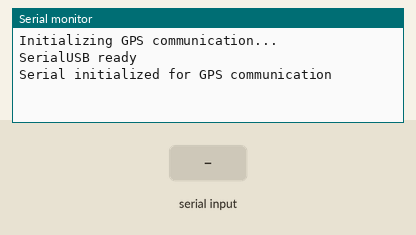
This sketch was run on a simulated Arduino Zero (SAMD21). Parts: the last lines printed to the serial monitor. Inputs (shaded band) come from the test bench.

Above: at 1.2 s.
1.3 s: "1\n" received over Serial
At 2.3 s:
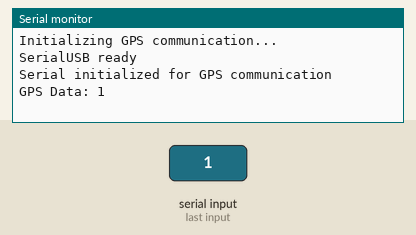
2.8 s: "0\n" received over Serial
At 3.4 s:
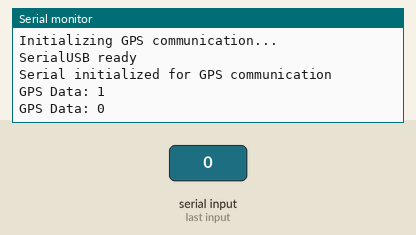
4.3 s: "2\n" received over Serial
At 5.8 s:
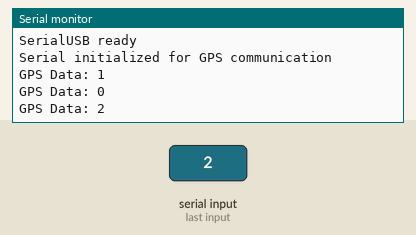

The sketch:

GPS.ino
```cpp
void setup() {
    SerialUSB.begin(115200);    // Start SerialUSB for console communication
    Serial.begin(9600);         // GPS modules usually work at 9600 baud
    SerialUSB.println("Initializing GPS communication...");

    while (!SerialUSB) {
        // Wait for SerialUSB to be ready
    }
    SerialUSB.println("SerialUSB ready");
    SerialUSB.println("Serial initialized for GPS communication");
}

void loop() {
    if (Serial.available()) {  // Check if GPS data is received
        String gpsData = "";
        while (Serial.available()) {
            char received = Serial.read();
            gpsData += received;  // Append character to string
            if (received == '\n') break; // End of NMEA sentence
        }
        SerialUSB.print("GPS Data: ");
        SerialUSB.println(gpsData);  // Print full NMEA sentence
    }
}
```

Measured:
- after the input at 1.3 s, the serial monitor: prints a new line at once (image 1)
- after the input at 2.8 s, the serial monitor: prints a new line at once (image 2)
- after the input at 4.3 s, the serial monitor: prints a new line at once (image 3)
